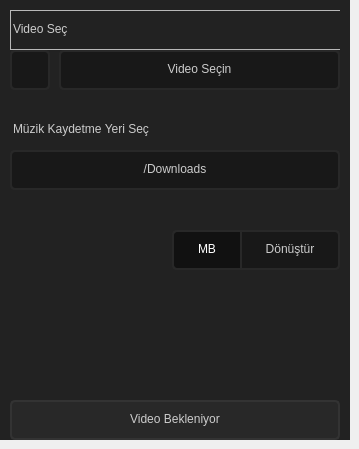
               <widget class="QWidget" name="transform">
                <widget class="QFrame" name="videofr_3">
                 <property name="geometry">
                  <rect>
                   <x>0</x>
                   <y>0</y>
                   <width>350</width>
                   <height>440</height>
                  </rect>
                 </property>
                 <property name="styleSheet">
                  <string notr="true">#videofr_3 {
	background-color: #222;
}</string>
                 </property>
                 <property name="frameShape">
                  <enum>QFrame::NoFrame</enum>
                 </property>
                 <property name="frameShadow">
                  <enum>QFrame::Raised</enum>
                 </property>
                 <layout class="QVBoxLayout" name="verticalLayout_11">
                  <property name="spacing">
                   <number>10</number>
                  </property>
                  <property name="leftMargin">
                   <number>10</number>
                  </property>
                  <property name="topMargin">
                   <number>10</number>
                  </property>
                  <property name="rightMargin">
                   <number>10</number>
                  </property>
                  <property name="bottomMargin">
                   <number>0</number>
                  </property>
                  <item>
                   <widget class="QFrame" name="resultbar_3">
                    <property name="styleSheet">
                     <string notr="true"/>
                    </property>
                    <property name="frameShape">
                     <enum>QFrame::NoFrame</enum>
                    </property>
                    <property name="frameShadow">
                     <enum>QFrame::Raised</enum>
                    </property>
                    <widget class="QFrame" name="frame_7">
                     <property name="geometry">
                      <rect>
                       <x>0</x>
                       <y>220</y>
                       <width>330</width>
                       <height>40</height>
                      </rect>
                     </property>
                     <property name="minimumSize">
                      <size>
                       <width>0</width>
                       <height>40</height>
                      </size>
                     </property>
                     <property name="maximumSize">
                      <size>
                       <width>16777215</width>
                       <height>40</height>
                      </size>
                     </property>
                     <property name="styleSheet">
                      <string notr="true">QPushButton {	
	border: 2px solid #282828;
	background-color: #181818;
	color: #ccc;
	font-size: 12px;
	padding-bottom: 2px;
}
#downloadbtn_3 {
	border-top-right-radius: 5px;
	border-bottom-right-radius: 5px;
}
#sizebtn_3 {
	border-top-left-radius: 5px;
	border-bottom-left-radius: 5px;
}
QPushButton:hover {
	background-color: #111;
	color: #fff;
}
QPushButton:checked {
	background-color: #111;
	color: #fff;
}</string>
                     </property>
                     <property name="frameShape">
                      <enum>QFrame::NoFrame</enum>
                     </property>
                     <property name="frameShadow">
                      <enum>QFrame::Raised</enum>
                     </property>
                     <widget class="QPushButton" name="downloadbtn_3">
                      <property name="enabled">
                       <bool>false</bool>
                      </property>
                      <property name="geometry">
                       <rect>
                        <x>230</x>
                        <y>0</y>
                        <width>100</width>
                        <height>40</height>
                       </rect>
                      </property>
                      <property name="minimumSize">
                       <size>
                        <width>100</width>
                        <height>40</height>
                       </size>
                      </property>
                      <property name="maximumSize">
                       <size>
                        <width>100</width>
                        <height>40</height>
                       </size>
                      </property>
                      <property name="cursor">
                       <cursorShape>PointingHandCursor</cursorShape>
                      </property>
                      <property name="text">
                       <string>Dönüştür</string>
                      </property>
                     </widget>
                     <widget class="QPushButton" name="sizebtn_3">
                      <property name="enabled">
                       <bool>false</bool>
                      </property>
                      <property name="geometry">
                       <rect>
                        <x>162</x>
                        <y>0</y>
                        <width>70</width>
                        <height>40</height>
                       </rect>
                      </property>
                      <property name="minimumSize">
                       <size>
                        <width>70</width>
                        <height>40</height>
                       </size>
                      </property>
                      <property name="maximumSize">
                       <size>
                        <width>70</width>
                        <height>40</height>
                       </size>
                      </property>
                      <property name="text">
                       <string>MB</string>
                      </property>
                      <property name="checkable">
                       <bool>true</bool>
                      </property>
                      <property name="checked">
                       <bool>true</bool>
                      </property>
                     </widget>
                    </widget>
                    <widget class="QFrame" name="frame_8">
                     <property name="geometry">
                      <rect>
                       <x>0</x>
                       <y>0</y>
                       <width>331</width>
                       <height>40</height>
                      </rect>
                     </property>
                     <property name="minimumSize">
                      <size>
                       <width>0</width>
                       <height>40</height>
                      </size>
                     </property>
                     <property name="maximumSize">
                      <size>
                       <width>1677</width>
                       <height>40</height>
                      </size>
                     </property>
                     <property name="styleSheet">
                      <string notr="true">QPushButton {	
	border: 2px solid #282828;
	background-color: #181818;
	color: #ccc;
	font-size: 12px;
	padding-bottom: 2px;
}
#btn720p_2 {
	border-top-right-radius: 5px;
	border-bottom-right-radius: 5px;
}
#btn360p_2 {
	border-top-left-radius: 5px;
	border-bottom-left-radius: 5px;
}
QPushButton:hover {
	background-color: #111;
	color: #fff;
}
QPushButton:checked {
	background-color: #111;
	color: #fff;
}</string>
                     </property>
                     <property name="frameShape">
                      <enum>QFrame::StyledPanel</enum>
                     </property>
                     <property name="frameShadow">
                      <enum>QFrame::Raised</enum>
                     </property>
                     <widget class="QLabel" name="label_11">
                      <property name="geometry">
                       <rect>
                        <x>0</x>
                        <y>0</y>
                        <width>120</width>
                        <height>40</height>
                       </rect>
                      </property>
                      <property name="minimumSize">
                       <size>
                        <width>120</width>
                        <height>40</height>
                       </size>
                      </property>
                      <property name="maximumSize">
                       <size>
                        <width>120</width>
                        <height>40</height>
                       </size>
                      </property>
                      <property name="styleSheet">
                       <string notr="true">color: #ccc;
font-size: 12px;
padding-bottom: 2px;</string>
                      </property>
                      <property name="text">
                       <string>Video Seç</string>
                      </property>
                     </widget>
                    </widget>
                    <widget class="QFrame" name="frame_6">
                     <property name="geometry">
                      <rect>
                       <x>0</x>
                       <y>40</y>
                       <width>331</width>
                       <height>40</height>
                      </rect>
                     </property>
                     <property name="minimumSize">
                      <size>
                       <width>0</width>
                       <height>40</height>
                      </size>
                     </property>
                     <property name="maximumSize">
                      <size>
                       <width>1677</width>
                       <height>40</height>
                      </size>
                     </property>
                     <property name="styleSheet">
                      <string notr="true">QPushButton {	
	border: 2px solid #282828;
	background-color: #181818;
	color: #ccc;
	font-size: 12px;
	padding-bottom: 2px;
}
#btn720p_2 {
	border-top-right-radius: 5px;
	border-bottom-right-radius: 5px;
}
#btn360p_2 {
	border-top-left-radius: 5px;
	border-bottom-left-radius: 5px;
}
QPushButton:hover {
	background-color: #111;
	color: #fff;
}
QPushButton:checked {
	background-color: #111;
	color: #fff;
}</string>
                     </property>
                     <property name="frameShape">
                      <enum>QFrame::NoFrame</enum>
                     </property>
                     <property name="frameShadow">
                      <enum>QFrame::Raised</enum>
                     </property>
                     <widget class="QPushButton" name="selectvideo">
                      <property name="enabled">
                       <bool>true</bool>
                      </property>
                      <property name="geometry">
                       <rect>
                        <x>49</x>
                        <y>0</y>
                        <width>281</width>
                        <height>40</height>
                       </rect>
                      </property>
                      <property name="minimumSize">
                       <size>
                        <width>0</width>
                        <height>40</height>
                       </size>
                      </property>
                      <property name="maximumSize">
                       <size>
                        <width>1677</width>
                        <height>40</height>
                       </size>
                      </property>
                      <property name="cursor">
                       <cursorShape>PointingHandCursor</cursorShape>
                      </property>
                      <property name="styleSheet">
                       <string notr="true">QPushButton {	
	border: 2px solid #282828;
	background-color: #181818;
	color: #ccc;
	font-size: 12px;
	padding-bottom: 2px;
	border-radius: 5px;
}

QPushButton:hover {
	background-color: #111;
	color: #fff;
}
QPushButton:checked {
	background-color: #111;
	color: #fff;
}

</string>
                      </property>
                      <property name="text">
                       <string>Video Seçin</string>
                      </property>
                      <property name="checkable">
                       <bool>true</bool>
                      </property>
                      <property name="checked">
                       <bool>false</bool>
                      </property>
                     </widget>
                     <widget class="QLabel" name="videophoto">
                      <property name="geometry">
                       <rect>
                        <x>0</x>
                        <y>0</y>
                        <width>40</width>
                        <height>40</height>
                       </rect>
                      </property>
                      <property name="minimumSize">
                       <size>
                        <width>40</width>
                        <height>40</height>
                       </size>
                      </property>
                      <property name="maximumSize">
                       <size>
                        <width>40</width>
                        <height>40</height>
                       </size>
                      </property>
                      <property name="styleSheet">
                       <string notr="true">#videophoto {
background-color: #181818;
border-image: url(:/icon/images/videotut.jpg);
border: 2px solid #282828;
border-radius: 5px;
}</string>
                      </property>
                      <property name="text">
                       <string/>
                      </property>
                     </widget>
                    </widget>
                    <widget class="QFrame" name="frame_9">
                     <property name="geometry">
                      <rect>
                       <x>0</x>
                       <y>100</y>
                       <width>331</width>
                       <height>40</height>
                      </rect>
                     </property>
                     <property name="minimumSize">
                      <size>
                       <width>0</width>
                       <height>40</height>
                      </size>
                     </property>
                     <property name="maximumSize">
                      <size>
                       <width>1677</width>
                       <height>40</height>
                      </size>
                     </property>
                     <property name="styleSheet">
                      <string notr="true">QPushButton {	
	border: 2px solid #282828;
	background-color: #181818;
	color: #ccc;
	font-size: 12px;
	padding-bottom: 2px;
}
#btn720p_2 {
	border-top-right-radius: 5px;
	border-bottom-right-radius: 5px;
}
#btn360p_2 {
	border-top-left-radius: 5px;
	border-bottom-left-radius: 5px;
}
QPushButton:hover {
	background-color: #111;
	color: #fff;
}
QPushButton:checked {
	background-color: #111;
	color: #fff;
}</string>
                     </property>
                     <property name="frameShape">
                      <enum>QFrame::NoFrame</enum>
                     </property>
                     <property name="frameShadow">
                      <enum>QFrame::Raised</enum>
                     </property>
                     <widget class="QLabel" name="label_12">
                      <property name="geometry">
                       <rect>
                        <x>0</x>
                        <y>0</y>
                        <width>191</width>
                        <height>40</height>
                       </rect>
                      </property>
                      <property name="minimumSize">
                       <size>
                        <width>120</width>
                        <height>40</height>
                       </size>
                      </property>
                      <property name="maximumSize">
                       <size>
                        <width>999</width>
                        <height>999</height>
                       </size>
                      </property>
                      <property name="styleSheet">
                       <string notr="true">color: #ccc;
font-size: 12px;
padding-bottom: 2px;</string>
                      </property>
                      <property name="text">
                       <string>Müzik Kaydetme Yeri Seç</string>
                      </property>
                     </widget>
                    </widget>
                    <widget class="QFrame" name="frame_10">
                     <property name="geometry">
                      <rect>
                       <x>0</x>
                       <y>140</y>
                       <width>331</width>
                       <height>40</height>
                      </rect>
                     </property>
                     <property name="minimumSize">
                      <size>
                       <width>0</width>
                       <height>40</height>
                      </size>
                     </property>
                     <property name="maximumSize">
                      <size>
                       <width>1677</width>
                       <height>40</height>
                      </size>
                     </property>
                     <property name="styleSheet">
                      <string notr="true">QPushButton {	
	border: 2px solid #282828;
	background-color: #181818;
	color: #ccc;
	font-size: 12px;
	padding-bottom: 2px;
}
#btn720p_2 {
	border-top-right-radius: 5px;
	border-bottom-right-radius: 5px;
}
#btn360p_2 {
	border-top-left-radius: 5px;
	border-bottom-left-radius: 5px;
}
QPushButton:hover {
	background-color: #111;
	color: #fff;
}
QPushButton:checked {
	background-color: #111;
	color: #fff;
}</string>
                     </property>
                     <property name="frameShape">
                      <enum>QFrame::NoFrame</enum>
                     </property>
                     <property name="frameShadow">
                      <enum>QFrame::Raised</enum>
                     </property>
                     <widget class="QPushButton" name="selectmusic">
                      <property name="enabled">
                       <bool>false</bool>
                      </property>
                      <property name="geometry">
                       <rect>
                        <x>0</x>
                        <y>0</y>
                        <width>330</width>
                        <height>40</height>
                       </rect>
                      </property>
                      <property name="minimumSize">
                       <size>
                        <width>0</width>
                        <height>40</height>
                       </size>
                      </property>
                      <property name="maximumSize">
                       <size>
                        <width>1677</width>
                        <height>40</height>
                       </size>
                      </property>
                      <property name="cursor">
                       <cursorShape>PointingHandCursor</cursorShape>
                      </property>
                      <property name="styleSheet">
                       <string notr="true">QPushButton {	
	border: 2px solid #282828;
	background-color: #181818;
	color: #ccc;
	font-size: 12px;
	padding-bottom: 2px;
	border-radius: 5px;
}

QPushButton:hover {
	background-color: #111;
	color: #fff;
}
QPushButton:checked {
	background-color: #111;
	color: #fff;
}

</string>
                      </property>
                      <property name="text">
                       <string>/Downloads</string>
                      </property>
                      <property name="checkable">
                       <bool>true</bool>
                      </property>
                      <property name="checked">
                       <bool>false</bool>
                      </property>
                     </widget>
                    </widget>
                   </widget>
                  </item>
                  <item>
                   <widget class="QFrame" name="footer_3">
                    <property name="minimumSize">
                     <size>
                      <width>0</width>
                      <height>40</height>
                     </size>
                    </property>
                    <property name="maximumSize">
                     <size>
                      <width>16777215</width>
                      <height>40</height>
                     </size>
                    </property>
                    <property name="styleSheet">
                     <string notr="true"/>
                    </property>
                    <property name="frameShape">
                     <enum>QFrame::NoFrame</enum>
                    </property>
                    <property name="frameShadow">
                     <enum>QFrame::Raised</enum>
                    </property>
                    <widget class="QProgressBar" name="progressBar_3">
                     <property name="geometry">
                      <rect>
                       <x>0</x>
                       <y>0</y>
                       <width>330</width>
                       <height>40</height>
                      </rect>
                     </property>
                     <property name="minimumSize">
                      <size>
                       <width>330</width>
                       <height>40</height>
                      </size>
                     </property>
                     <property name="maximumSize">
                      <size>
                       <width>330</width>
                       <height>40</height>
                      </size>
                     </property>
                     <property name="styleSheet">
                      <string notr="true">QProgressBar {
    border: 2px solid #333;
    border-radius: 5px;
	background-color: #282828;
	color: rgb(255, 255, 255);
}

QProgressBar::chunk {
	background-color: #111;
    width: 3px;
}</string>
                     </property>
                     <property name="value">
                      <number>0</number>
                     </property>
                     <property name="orientation">
                      <enum>Qt::Horizontal</enum>
                     </property>
                     <property name="textDirection">
                      <enum>QProgressBar::TopToBottom</enum>
                     </property>
                     <property name="format">
                      <string/>
                     </property>
                    </widget>
                    <widget class="QLabel" name="bartxt_3">
                     <property name="geometry">
                      <rect>
                       <x>0</x>
                       <y>0</y>
                       <width>330</width>
                       <height>40</height>
                      </rect>
                     </property>
                     <property name="minimumSize">
                      <size>
                       <width>330</width>
                       <height>40</height>
                      </size>
                     </property>
                     <property name="maximumSize">
                      <size>
                       <width>330</width>
                       <height>40</height>
                      </size>
                     </property>
                     <property name="styleSheet">
                      <string notr="true">color: #ccc;
font-size: 12px;
padding-bottom: 2px;</string>
                     </property>
                     <property name="text">
                      <string>Video Bekleniyor</string>
                     </property>
                     <property name="alignment">
                      <set>Qt::AlignCenter</set>
                     </property>
                    </widget>
                   </widget>
                  </item>
                 </layout>
                 <zorder>footer_3</zorder>
                 <zorder>resultbar_3</zorder>
                </widget>
               </widget>
